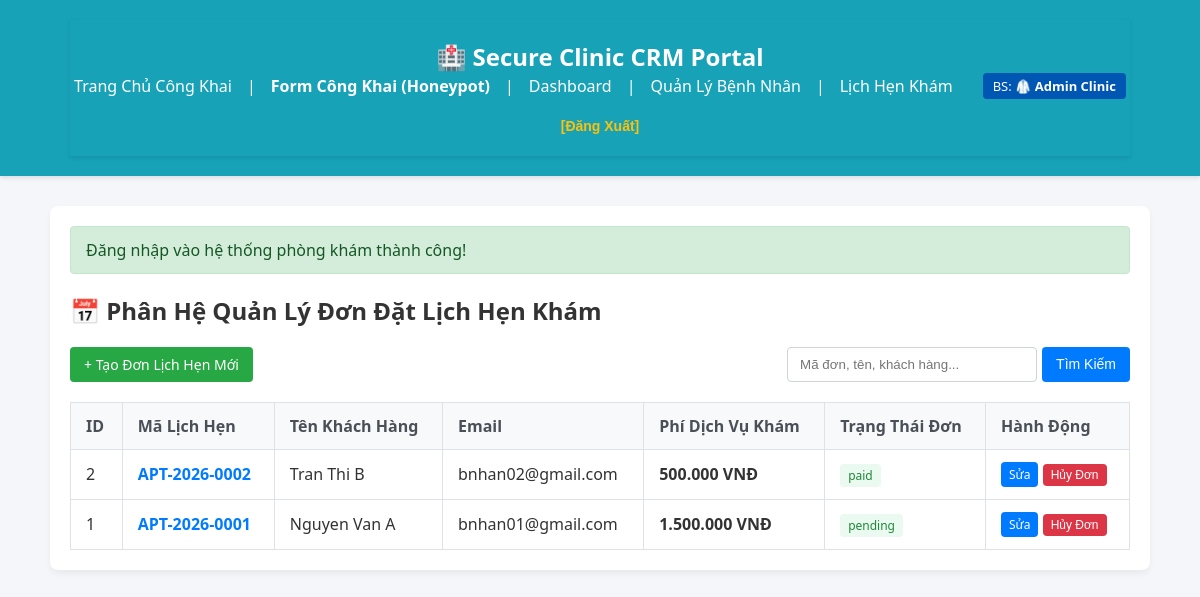
The app's page /appointments (signed in) with its own data.
### tables this page shows
CREATE TABLE appointments (
  id INT AUTO_INCREMENT PRIMARY KEY,
  appointment_code VARCHAR(50) NOT NULL,
  customer_name VARCHAR(100) NOT NULL,
  customer_email VARCHAR(150),
  total_amount DECIMAL(12,2) NOT NULL DEFAULT 0,
  status ENUM('pending', 'paid', 'shipping', 'completed', 'cancelled') NOT NULL DEFAULT 'pending',
  created_at DATETIME NOT NULL DEFAULT CURRENT_TIMESTAMP,
  updated_at DATETIME NULL ON UPDATE CURRENT_TIMESTAMP,
  UNIQUE KEY unique_appointment_code (appointment_code),
  INDEX idx_appointments_created_at (created_at),
  INDEX idx_appointments_status_created_at (status, created_at),
  INDEX idx_appointments_customer_email (customer_email)
);

### app/Core/helpers.php (called while the page is built, shortened)
<?php
function e(?string $value): string
{
    return htmlspecialchars($value ?? '', ENT_QUOTES, 'UTF-8');
}
function render(string $view, array $data = [], string $layout = 'layouts/main'): void
{
    extract($data);
    require __DIR__ . '/../Views/' . $view . '.php';
    $content = ob_get_clean();
    require __DIR__ . '/../Views/' . $layout . '.php';
}
function partial(string $name, array $data = []): void
{
    extract($data);
    require __DIR__ . '/../Views/partials/' . $name . '.php';
}
function get_flash(string $key): ?string
{
    if (empty($_SESSION['flash'][$key])) return null;
    $message = $_SESSION['flash'][$key];
    return $message;
}

### app/Controllers/AppointmentController.php (called while the page is built, shortened)
<?php
class AppointmentController
{
    public function index(): void
    {
        $data = $this->service->getAppointmentList($_GET);
        render('appointments/index', ['title' => 'Danh sách Lịch hẹn khám'] + $data);
    }
}

### public/index.php (called while the page is built, shortened)
<?php
require_once __DIR__ . '/../app/Core/helpers.php';
$appConfig = require_once __DIR__ . '/../config/app.php';
$dbConfig = require_once __DIR__ . '/../config/database.php';
try {
    $pdo = \App\Core\Database::connect($dbConfig);
} catch (\PDOException $e) {
    if (!$appConfig['debug']) {
        error_log($e->getMessage());
        http_response_code(500);
        render('errors/production', ['title' => 'Lỗi Hệ Thống']);
        exit;
    }
    die("Lỗi kết nối cơ sở dữ liệu (Dev Mode): " . $e->getMessage());
}
$userRepository = new \App\Repositories\UserRepository($pdo);
$patientRepository = new \App\Repositories\PatientRepository($pdo);
$appointmentRepository = new \App\Repositories\AppointmentRepository($pdo);
$authService = new \App\Services\AuthService($userRepository);
$patientService = new \App\Services\PatientService($patientRepository);
$appointmentService = new \App\Services\AppointmentService($appointmentRepository);
$container = [
    \App\Controllers\HomeController::class => new \App\Controllers\HomeController(),
    \App\Controllers\AuthController::class => new \App\Controllers\AuthController($authService),
    \App\Controllers\DashboardController::class => new \App\Controllers\DashboardController(),
    \App\Controllers\PatientController::class => new \App\Controllers\PatientController($patientService),
    \App\Controllers\AppointmentController::class => new \App\Controllers\AppointmentController($appointmentService),
    \App\Controllers\HealthController::class => new \App\Controllers\HealthController($pdo),
];
$router = new \App\Core\Router();
$router->add('GET', '/', [\App\Controllers\HomeController::class, 'index']);
$router->add('GET', '/login', [\App\Controllers\AuthController::class, 'login']);
$router->add('GET', '/dashboard', [\App\Controllers\DashboardController::class, 'index']);
$router->add('GET', '/public-leads/create', [\App\Controllers\PatientController::class, 'createPublic']);
$router->add('GET', '/patients', [\App\Controllers\PatientController::class, 'index']);
$router->add('GET', '/patients/create', [\App\Controllers\PatientController::class, 'create']);
$router->add('GET', '/patients/edit', [\App\Controllers\PatientController::class, 'edit']);
$router->add('GET', '/appointments', [\App\Controllers\AppointmentController::class, 'index']);
$router->add('GET', '/appointments/create', [\App\Controllers\AppointmentController::class, 'create']);
$router->add('GET', '/appointments/edit', [\App\Controllers\AppointmentController::class, 'edit']);
$router->add('GET', '/health', [\App\Controllers\HealthController::class, 'index']);
$router->add('POST', '/login', [\App\Controllers\AuthController::class, 'handleLogin']);
$router->add('POST', '/logout', [\App\Controllers\AuthController::class, 'logout']);
$router->add('POST', '/public-leads', [\App\Controllers\PatientController::class, 'storePublic']);
$router->add('POST', '/patients/store', [\App\Controllers\PatientController::class, 'store']);
$router->add('POST', '/patients/update', [\App\Controllers\PatientController::class, 'update']);
$router->add('POST', '/patients/delete', [\App\Controllers\PatientController::class, 'delete']);
$router->add('POST', '/appointments/store', [\App\Controllers\AppointmentController::class, 'store']);
$router->add('POST', '/appointments/update', [\App\Controllers\AppointmentController::class, 'update']);
$router->add('POST', '/appointments/delete', [\App\Controllers\AppointmentController::class, 'delete']);
$method = $_SERVER['REQUEST_METHOD'];
$path = parse_url($_SERVER['REQUEST_URI'], PHP_URL_PATH);
try {
    $router->dispatch($method, $path, $container);
} catch (\Exception $e) {
    if (!$appConfig['debug']) {
        error_log($e->getMessage());
        http_response_code(500);
        render('errors/production', ['title' => 'Lỗi Hệ Thống']);
        exit;
    }
    die("Lỗi thực thi hệ thống (Dev Mode): " . $e->getMessage());
}

### app/Repositories/AppointmentRepository.php (called while the page is built, shortened)
<?php
class AppointmentRepository
{
    public function countAll(string $keyword = ''): int
    {
        $sql = "SELECT COUNT(*) AS total FROM appointments";
        $params = [];
        $stmt = $this->db->prepare($sql);
        $stmt->execute($params);
        return (int) ($stmt->fetch()['total'] ?? 0);
    }
    public function getPaginated(string $keyword, int $limit, int $offset, string $sort, string $direction): array
    {
        $sql = "SELECT id, appointment_code, customer_name, customer_email, total_amount, status, created_at FROM appointments";
        $params = [];
        $sql .= " ORDER BY {$sort} {$direction} LIMIT :limit OFFSET :offset";
        $stmt = $this->db->prepare($sql);
        $stmt->bindValue(':limit', $limit, PDO::PARAM_INT);
        $stmt->bindValue(':offset', $offset, PDO::PARAM_INT);
        $stmt->execute();
        return $stmt->fetchAll();
    }
}

### app/Services/AppointmentService.php (called while the page is built, shortened)
<?php
class AppointmentService
{
    public function getAppointmentList(array $query): array
    {
        $keyword = trim($query['q'] ?? '');
        $page = isset($query['page']) ? (int)$query['page'] : 1;
        $perPage = 5;
        $totalItems = $this->repo->countAll($keyword);
        $totalPages = max(1, (int)ceil($totalItems / $perPage));
        $offset = ($page - 1) * $perPage;
        $allowedSort = ['id', 'appointment_code', 'customer_name', 'total_amount', 'created_at'];
        $sort = in_array($query['sort'] ?? '', $allowedSort, true) ? $query['sort'] : 'created_at';
        $direction = strtoupper($query['direction'] ?? '') === 'ASC' ? 'ASC' : 'DESC';
        return [
            'appointments' => $this->repo->getPaginated($keyword, $perPage, $offset, $sort, $direction),
            'keyword' => $keyword,
            'page' => $page,
            'totalPages' => $totalPages,
            'totalItems' => $totalItems,
            'sort' => $sort,
            'direction' => $direction
        ];
    }
}

### app/Views/appointments/index.php (the view, shortened to what this page needs)
<h2>📅 Phân Hệ Quản Lý Đơn Đặt Lịch Hẹn Khám</h2>
<div style="display: flex; justify-content: space-between; margin-bottom: 20px;">
    <a href="/appointments/create" class="btn btn-success">+ Tạo Đơn Lịch Hẹn Mới</a>
    <form method="GET" action="/appointments" style="display: flex; gap: 5px;">
        <input type="text" name="q" class="form-control" style="width: 250px;" value="<?= e($keyword) ?>" placeholder="Mã đơn, tên, khách hàng...">
        <button type="submit" class="btn">Tìm Kiếm</button>
    </form>
</div>
<table>
    <thead>
        <tr>
            <th>ID</th>
            <th>Mã Lịch Hẹn</th>
            <th>Tên Khách Hàng</th>
            <th>Email</th>
            <th>Phí Dịch Vụ Khám</th>
            <th>Trạng Thái Đơn</th>
            <th>Hành Động</th>
        </tr>
    </thead>
    <tbody>
        <?php if (empty($appointments)): ?>
            <tr><td colspan="7" style="text-align: center; color: #6c757d;">Không tìm thấy lịch hẹn nào trên hệ thống.</td></tr>
        <?php else: ?>
            <?php foreach ($appointments as $a): ?>
                <tr>
                    <td><?= e((string)$a['id']) ?></td>
                    <td><strong style="color: #007bff;"><?= e($a['appointment_code']) ?></strong></td>
                    <td><?= e($a['customer_name']) ?></td>
                    <td><?= e($a['customer_email'] ?? 'Trống') ?></td>
                    <td><strong><?= number_format((float)$a['total_amount'], 0, ',', '.') ?> VNĐ</strong></td>
                    <td><span style="padding: 3px 8px; border-radius: 4px; font-size: 12px; background: #eafaf1; color: #218838;"><?= e($a['status']) ?></span></td>
                    <td>
                        <a href="/appointments/edit?id=<?= e((string)$a['id']) ?>" class="btn" style="padding: 4px 8px; font-size: 12px;">Sửa</a>
                        <form method="POST" action="/appointments/delete" style="display: inline;" onsubmit="return confirm('Bồ chắc chắn muốn hủy/xóa đơn lịch hẹn này chứ?');">
                            <button type="submit" class="btn btn-danger" style="padding: 4px 8px; font-size: 12px;">Hủy Đơn</button>
                        </form>
                    </td>
                </tr>
            <?php endforeach; ?>
        <?php endif; ?>
    </tbody>
</table>

### app/Core/Router.php (shortened to what this page needs)
<?php
class Router
{
    private array $routes = [];
    public function add(string $method, string $path, array $handler): void
    {
        $this->routes[strtoupper($method)][$path] = $handler;
    }
    public function dispatch(string $method, string $path, array $container): void
    {
        $method = strtoupper($method);
        [$class, $action] = $this->routes[$method][$path];
        if (isset($container[$class])) {
            $controller = $container[$class];
            $controller->$action();
        } else {
            throw new \Exception("Component {$class} không tìm thấy trong Container hệ thống.");
        }
    }
}

### app/Views/layouts/main.php (shortened to what this page needs)
<!DOCTYPE html>
<html lang="vi">
<head>
</head>
<body>
<header>
    <div class="header-container">
        <?php partial('nav'); ?>
    </div>
</header>
<div class="container">
    <?php partial('flash'); ?>
    <?= $content ?>
</div>
</body>
</html>

### app/Views/partials/nav.php
<header>
    <h2>🏥 Secure Clinic CRM Portal</h2>
    <nav style="display: flex; gap: 15px; align-items: center;">
        <a href="/" style="color: white; text-decoration: none;">Trang Chủ Công Khai</a> |
        <a href="/public-leads/create" style="color: white; text-decoration: none; font-weight: bold;">Form Công Khai (Honeypot)</a>
        <?php if (isset($_SESSION['user_id'])): ?>
            | <a href="/dashboard" style="color: white; text-decoration: none;">Dashboard</a>
            | <a href="/patients" style="color: white; text-decoration: none;">Quản Lý Bệnh Nhân</a>
            | <a href="/appointments" style="color: white; text-decoration: none;">Lịch Hẹn Khám</a>
            <span style="margin-left: 15px; background: #0056b3; padding: 4px 10px; border-radius: 4px; font-size: 13px;">
                BS: 🥼 <strong><?= e($_SESSION['user_name']) ?></strong>
            </span>
            <form method="POST" action="/logout" style="margin: 0; display: inline;">
                <button type="submit" style="background: none; border: none; color: #ffc107; cursor: pointer; font-weight: bold; font-size: 14px;">[Đăng Xuất]</button>
            </form>
        <?php else: ?>
            | <a href="/login" style="color: #ffc107; text-decoration: none; font-weight: bold;">[Đăng Nhập Hệ Thống]</a>
        <?php endif; ?>
    </nav>
</header>

### app/Views/partials/flash.php (shortened to what this page needs)
<?php if ($msg = get_flash('success')): ?>
    <div class="alert alert-success"><?= e($msg) ?></div>
<?php endif; ?>

### app/Views/layouts/main.php (style rules this page uses)
body { font-family: 'Segoe UI', Tahoma, Geneva, Verdana, sans-serif; margin: 0; padding: 0; background-color: #f4f6f9; color: #333; }
header { background-color: #17a2b8; color: white; padding: 20px 0; box-shadow: 0 2px 4px rgba(0,0,0,0.1); }
.header-container { max-width: 1100px; margin: 0 auto; padding: 0 20px; display: flex; flex-direction: column; align-items: center; justify-content: center; gap: 12px; text-align: center; box-sizing: border-box; }
.header-container h2 { margin: 0; font-size: 24px; font-weight: bold; }
.header-container nav { display: flex; justify-content: center; align-items: center; gap: 15px; flex-wrap: wrap; }
.header-container nav a { color: white; text-decoration: none; }
.container { max-width: 1100px; margin: 30px auto; padding: 20px; background: white; border-radius: 8px; box-shadow: 0 4px 6px rgba(0,0,0,0.05); box-sizing: border-box; }
table { width: 100%; border-collapse: collapse; margin-top: 15px; background: white; }
th, td { padding: 12px 15px; border: 1px solid #dee2e6; text-align: left; }
th { background-color: #f8f9fa; font-weight: 600; color: #495057; }
.btn { display: inline-block; padding: 8px 14px; color: white; background-color: #007bff; border: none; border-radius: 4px; text-decoration: none; cursor: pointer; font-size: 14px; }
.btn-danger { background-color: #dc3545; }
.btn-success { background-color: #28a745; }
.form-control { width: 100%; padding: 8px 12px; border: 1px solid #ced4da; border-radius: 4px; box-sizing: border-box; }
.alert { padding: 12px 15px; border-radius: 4px; margin-bottom: 20px; font-weight: 500; }
.alert-success { background-color: #d4edda; color: #155724; border: 1px solid #c3e6cb; }

### records on screen
appointments: id "2", appointment_code "APT-2026-0002", customer_name "Tran Thi B", customer_email "bnhan02@gmail.com", total_amount "500.000", status "paid"
appointments: id "1", appointment_code "APT-2026-0001", customer_name "Nguyen Van A", customer_email "bnhan01@gmail.com", total_amount "1.500.000", status "pending"

### other values on screen
$_SESSION['user_name'] "Admin Clinic"
$msg "Đăng nhập vào hệ thống phòng khám thành công!"
